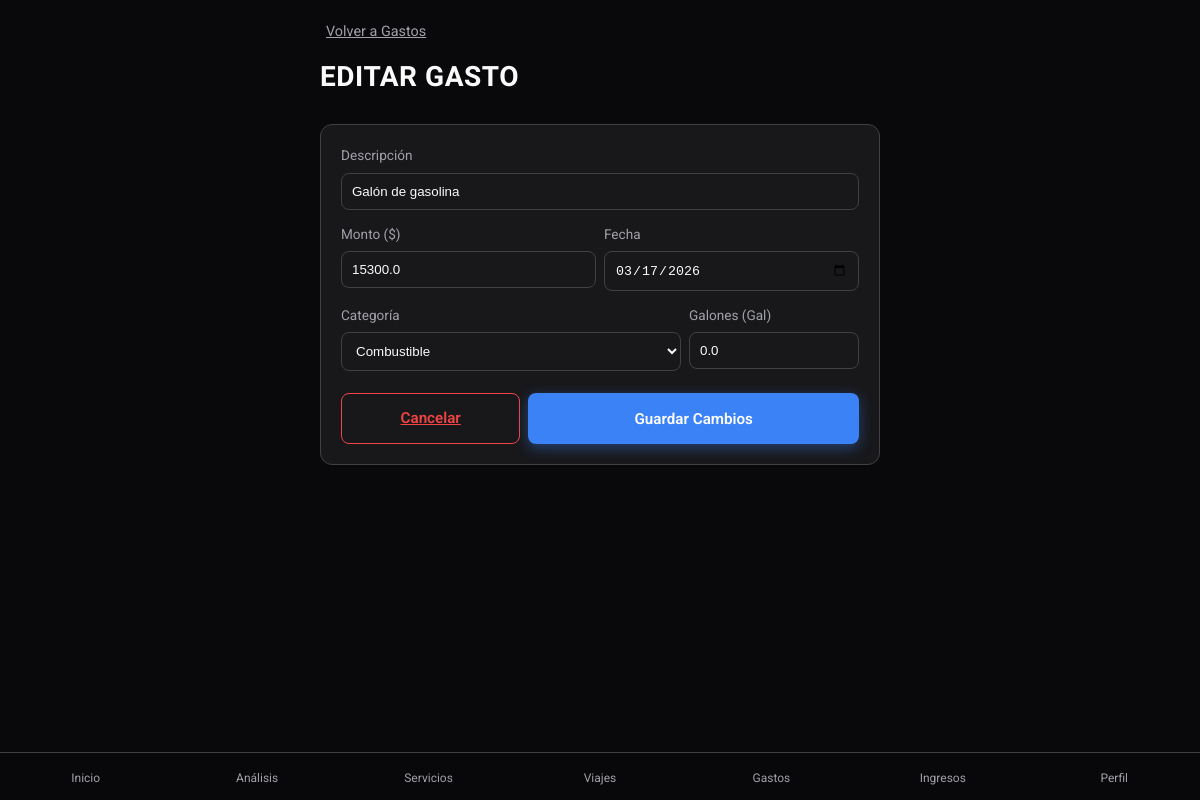
/expenses/edit/609ee0a7-0c6b-4260-95a3-461b736e084a, run on the app's committed database.
### tables this page shows
CREATE TABLE expenses (
                id TEXT PRIMARY KEY,
                motorcycle_id TEXT NOT NULL,
                amount REAL NOT NULL,
                category TEXT NOT NULL,
                date TEXT NOT NULL,
                description TEXT, liters REAL DEFAULT 0.0,
                FOREIGN KEY (motorcycle_id) REFERENCES motorcycles (id)
            );

### app.py (the view)
    @app.route("/expenses/edit/<expense_id>", methods=["GET", "POST"])
    def edit_expense(expense_id):
        from expenses.services import expense_service
        from flask import request, redirect, url_for
        expense = expense_service.get_by_id(expense_id)
        if not expense:
            return redirect(url_for("expenses_view"))
        if request.method == "POST":
            expense_service.update_by_id(expense_id, request.form)
            return redirect(url_for("expenses_view"))
        return render_template("edit_expense.html", expense=expense)

### expenses/services.py (called while the page is built)
    def get_by_id(self, expense_id: str):
        conn = get_db_connection()
        try:
            cursor = conn.cursor()
            cursor.execute("SELECT * FROM expenses WHERE id = ?", (expense_id,))
            row = cursor.fetchone()
            if row:
                from .models import Expense
                expense = Expense(
                    motorcycle_id=row["motorcycle_id"],
                    amount=row["amount"],
                    category=row["category"],
                    date=row["date"],
                    description=row["description"],
                    liters=row["liters"] if "liters" in row.keys() else 0.0,
                )
                expense.id = row["id"]
                return expense
        finally:
            conn.close()
        return None

### infrastructure/db.py (called while the page is built)
def get_db_connection():
    conn = sqlite3.connect(DB_PATH)
    conn.row_factory = sqlite3.Row  # Permite acceder a las columnas por nombre
    return conn

### templates/edit_expense.html (shortened to what this page needs)
{% extends "base.html" %} {% block title %}Editar Gasto | MotoLog{% endblock %}
{% block content %}
<header class="fade-in" style="animation-delay: 0.1s">
  <a
    href="{{ url_for('expenses_view') }}"
    style="
      color: var(--text-secondary);
      font-size: 0.9rem;
      display: flex;
      align-items: center;
      gap: 6px;
      margin-bottom: 12px;
    "
  >
     Volver a Gastos
  </a>
  <h1 class="page-title">Editar Gasto</h1>
</header>
<section class="fade-in" style="animation-delay: 0.2s">
  <div class="card" style="padding: 20px">
    <form
      action="{{ url_for('edit_expense', expense_id=expense.id) }}"
      method="POST"
      style="display: flex; flex-direction: column; gap: 14px"
    >
      <div>
        <label
          style="
            font-size: 0.85rem;
            color: var(--text-secondary);
            margin-bottom: 6px;
            display: block;
          "
          >Descripción</label
        >
        <input
          type="text"
          name="description"
          value="{{ expense.description }}"
          required
          style="
            width: 100%;
            box-sizing: border-box;
            padding: 10px;
            border-radius: 8px;
            border: 1px solid var(--border-color);
            background: var(--bg-primary);
            color: var(--text-primary);
          "
        />
      </div>
      <div style="display: flex; gap: 8px">
        <div style="flex: 1">
          <label
            style="
              font-size: 0.85rem;
              color: var(--text-secondary);
              margin-bottom: 6px;
              display: block;
            "
            >Monto ($)</label
          >
          <input
            type="number"
            step="0.01"
            name="amount"
            value="{{ expense.amount }}"
            required
            style="
              width: 100%;
              box-sizing: border-box;
              padding: 10px;
              border-radius: 8px;
              border: 1px solid var(--border-color);
              background: var(--bg-primary);
              color: var(--text-primary);
            "
          />
        </div>
        <div style="flex: 1">
          <label
            style="
              font-size: 0.85rem;
              color: var(--text-secondary);
              margin-bottom: 6px;
              display: block;
            "
            >Fecha</label
          >
          <input
            type="date"
            name="date"
            value="{{ expense.date }}"
            required
            style="
              width: 100%;
              box-sizing: border-box;
              padding: 10px;
              border-radius: 8px;
              border: 1px solid var(--border-color);
              background: var(--bg-primary);
              color: var(--text-primary);
            "
          />
        </div>
      </div>
      <div style="display: flex; gap: 8px">
        <div style="flex: 2">
          <label style="font-size: 0.85rem; color: var(--text-secondary); margin-bottom: 6px; display: block;">Categoría</label>
          <select
            id="expenseCategoryEdit"
            name="category"
            onchange="toggleLitersEdit()"
            style="
              width: 100%;
              box-sizing: border-box;
              padding: 10px;
              border-radius: 8px;
              border: 1px solid var(--border-color);
              background: var(--bg-primary);
              color: var(--text-primary);
            "
          >
            <option value="Combustible" {% if expense.category == "Combustible" %}selected{% endif %}>Combustible</option>
          </select>
        </div>
        <div id="litersContainer" style="flex: 1; display: none;">
          <label style="font-size: 0.85rem; color: var(--text-secondary); margin-bottom: 6px; display: block;">Galones (Gal)</label>
          <input
            type="number"
            step="0.01"
            name="liters"
            value="{{ expense.liters }}"
            style="
              width: 100%;
              box-sizing: border-box;
              padding: 10px;
              border-radius: 8px;
              border: 1px solid var(--border-color);
              background: var(--bg-primary);
              color: var(--text-primary);
            "
          />
        </div>
      </div>
      <div style="display: flex; gap: 8px; margin-top: 8px">
        <a
          href="{{ url_for('expenses_view') }}"
          class="btn btn-secondary"
          style="flex: 1; text-align: center; padding: 12px"
          >Cancelar</a
        >
        <button
          type="submit"
          class="btn btn-primary"
          style="flex: 2; padding: 12px"
        >
          Guardar Cambios
        </button>
      </div>
    </form>
  </div>
</section>
{% endblock %}

### static/css/styles.css (style rules this page uses)
:root { --bg-color: #09090b; --bg-card: #18181b; --bg-card-hover: #27272a; --text-primary: #fafafa; --text-secondary: #a1a1aa; --accent-blue: #3b82f6; --accent-blue-hover: #2563eb; --accent-orange: #ef4444; --accent-orange-hover: #dc2626; --border-color: #3f3f46; --nav-bg: rgba(9, 9, 11, 0.85); --transition-speed: 0.3s; --border-radius: 12px; }
* { box-sizing: border-box; margin: 0; padding: 0; -webkit-tap-highlight-color: transparent; }
body { font-family: "Roboto", sans-serif; background-color: var(--bg-color); color: var(--text-primary); line-height: 1.6; min-height: 100vh; display: flex; flex-direction: column; }
.fade-in { animation: fadeIn 0.5s cubic-bezier(0.4, 0, 0.2, 1) forwards; }
h1, h2, h3, h4, h5, h6 { font-family: "Rajdhani", sans-serif; font-weight: 700; text-transform: uppercase; letter-spacing: 0.02em; }
.page-title { font-size: 1.75rem; margin-bottom: 24px; }
.card { background-color: var(--bg-card); border: 1px solid var(--border-color); border-radius: var(--border-radius); padding: 20px; margin-bottom: 16px; transition: transform var(--transition-speed), background-color var(--transition-speed), box-shadow var(--transition-speed); position: relative; overflow: hidden; }
.btn { display: inline-flex; align-items: center; justify-content: center; padding: 10px 20px; border-radius: 8px; font-weight: 600; font-size: 0.95rem; font-family: "Roboto", sans-serif; cursor: pointer; transition: all var(--transition-speed); border: none; outline: none; }
.btn-primary { background-color: var(--accent-blue); color: #fff; box-shadow: 0 4px 14px rgba(59, 130, 246, 0.4); }
.btn-secondary { background-color: transparent; color: var(--accent-orange); border: 1px solid var(--accent-orange); }

### data on the page
expenses: description "Galón de gasolina", amount "15300.0", date "03/17/2026", category "Combustible", liters "0.0"
